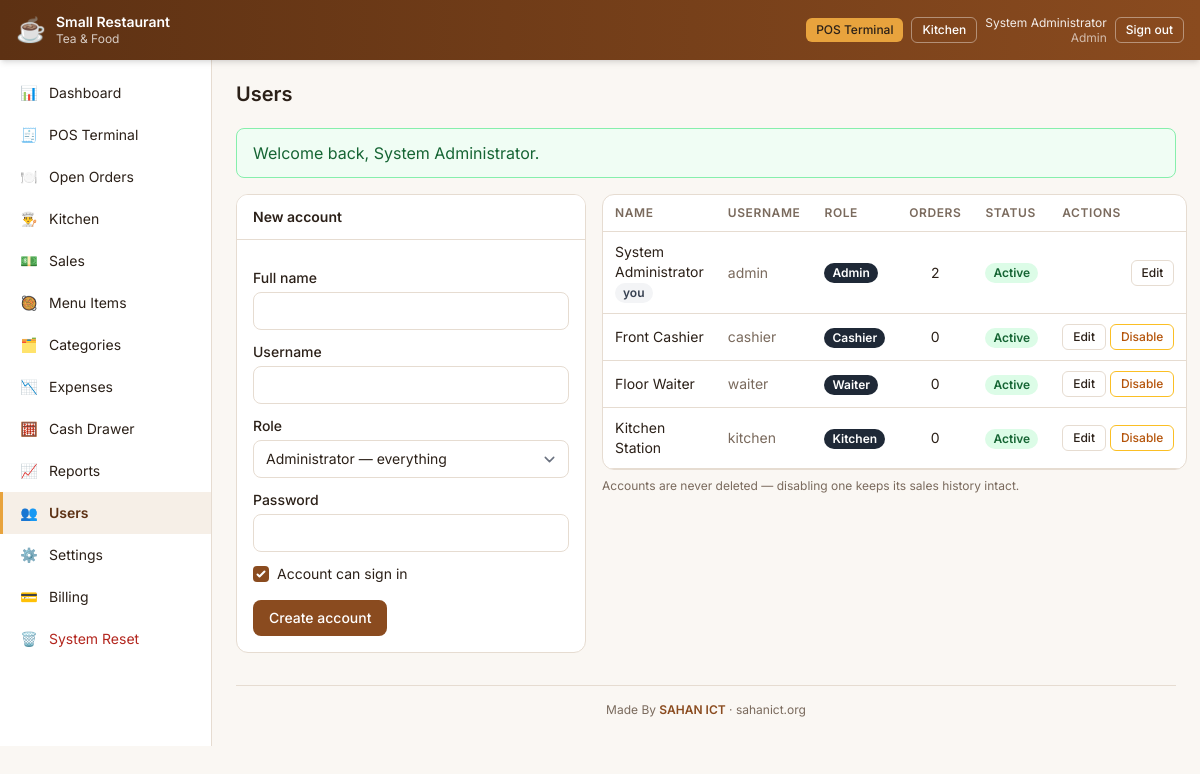
The page /admin/users.php (signed in) on the database its author committed.
### tables this page shows
CREATE TABLE users (
  id            INT UNSIGNED NOT NULL AUTO_INCREMENT PRIMARY KEY,
  company_id    INT UNSIGNED NOT NULL,
  full_name     VARCHAR(100) NOT NULL,
  username      VARCHAR(50)  NOT NULL,
  password_hash VARCHAR(255) NOT NULL,
  role          ENUM('admin','cashier','waiter','kitchen') NOT NULL DEFAULT 'cashier',
  is_active     TINYINT(1)   NOT NULL DEFAULT 1,
  created_at    DATETIME     NOT NULL DEFAULT CURRENT_TIMESTAMP,
  UNIQUE KEY uq_users_username (username),
  KEY ix_users_role (role),
  KEY ix_users_company (company_id),
  CONSTRAINT fk_users_company FOREIGN KEY (company_id) REFERENCES companies(id) ON DELETE CASCADE
);

### core/config.php (called while the page is built, shortened)
<?php
try {
    $conn = new mysqli(DB_HOST, DB_USER, DB_PASS, DB_NAME);
    $conn->set_charset('utf8mb4');
} catch (mysqli_sql_exception $e) {
    http_response_code(500);
    exit('Database connection failed. Is MySQL running in XAMPP? (' . $e->getMessage() . ')');
}
require_once __DIR__ . '/helper_functions.php';
require_once __DIR__ . '/sessions.php';
$SETTINGS = [];
if (company_id() > 0) {
    foreach (db_all('SELECT setting_key, setting_value FROM settings WHERE company_id = ?', [company_id()]) as $row) {
        $SETTINGS[$row['setting_key']] = (string)$row['setting_value'];
    }
}

### core/sessions.php (called while the page is built, shortened)
<?php
function current_user(): ?array
{
    return $_SESSION['user'] ?? null;
}
function user_id(): int
{
    return (int)($_SESSION['user']['id'] ?? 0);
}
function user_role(): string
{
    return (string)($_SESSION['user']['role'] ?? '');
}
function has_role(string ...$roles): bool
{
    return in_array(user_role(), $roles, true);
}
function company_id(): int
{
    return (int)($_SESSION['user']['company_id'] ?? 0);
}

### admin/users.php (the view, shortened to what this page needs)
<?php
require_once __DIR__ . '/../core/config.php';
$ROLES = [
    'admin'   => 'Administrator — everything',
    'cashier' => 'Cashier — POS, payments, drawer, expenses',
    'waiter'  => 'Waiter — takes orders, cannot take payment',
    'kitchen' => 'Kitchen — preparation screen only',
];
$editing = null;
$users = db_all(
    'SELECT u.*, (SELECT COUNT(*) FROM orders o WHERE o.created_by = u.id) AS order_count
       FROM users u WHERE u.company_id = ? ORDER BY u.role, u.full_name',
    [company_id()]
);
$pageTitle = 'Users';
require __DIR__ . '/../core/header.php';
?>
<div class="grid grid-cols-1 lg:grid-cols-[350px_1fr] gap-4">
    <div class="card">
        <div class="card-header"><?= $editing ? 'Edit account' : 'New account' ?></div>
        <div class="card-body">
            <form method="post" autocomplete="off" class="space-y-3">
                <div>
                    <label class="label">Full name</label>
                    <input type="text" name="full_name" class="input" required maxlength="100"
                           value="<?= e($editing['full_name'] ?? '') ?>">
                </div>
                <div>
                    <label class="label">Username</label>
                    <input type="text" name="username" class="input" required maxlength="50"
                           value="<?= e($editing['username'] ?? '') ?>">
                </div>
                <div>
                    <label class="label">Role</label>
                    <select name="role" class="select">
                        <?php foreach ($ROLES as $key => $label): ?>
                            <option value="<?= $key ?>" <?= ($editing['role'] ?? '') === $key ? 'selected' : '' ?>>
                                <?= e($label) ?>
                            </option>
                        <?php endforeach; ?>
                    </select>
                </div>
                <div>
                    <label class="label">Password</label>
                    <input type="password" name="password" class="input"
                           <?= $editing ? '' : 'required' ?> minlength="6">
                </div>
                <label class="flex items-center gap-2 cursor-pointer">
                    <input type="checkbox" name="is_active" class="checkbox"
                           <?= (!$editing || (int)$editing['is_active'] === 1) ? 'checked' : '' ?>>
                    <span class="text-sm">Account can sign in</span>
                </label>
                <div class="flex gap-2 pt-1">
                    <button class="btn btn-brand"><?= $editing ? 'Save changes' : 'Create account' ?></button>
                </div>
            </form>
        </div>
    </div>
    <div>
        <div class="card overflow-x-auto">
        <table class="tbl">
            <thead><tr>
                <th>Name</th><th>Username</th><th>Role</th>
                <th class="text-center">Orders</th><th class="text-center">Status</th><th class="text-right">Actions</th>
            </tr></thead>
            <tbody>
            <?php foreach ($users as $u): ?>
                <tr>
                    <td><?= e($u['full_name']) ?><?= (int)$u['id'] === user_id() ? ' <span class="badge badge-secondary">you</span>' : '' ?></td>
                    <td class="text-muted"><?= e($u['username']) ?></td>
                    <td><span class="badge badge-dark"><?= e(ucfirst($u['role'])) ?></span></td>
                    <td class="text-center"><?= (int)$u['order_count'] ?></td>
                    <td class="text-center">
                        <span class="badge <?= (int)$u['is_active'] ? 'badge-success' : 'badge-secondary' ?>">
                            <?= (int)$u['is_active'] ? 'Active' : 'Disabled' ?>
                        </span>
                    </td>
                    <td class="text-right text-nowrap">
                        <a class="btn btn-outline btn-sm"
                           href="<?= url('admin/users.php?edit=' . (int)$u['id']) ?>">Edit</a>
                        <?php if ((int)$u['id'] !== user_id()): ?>
                            <form method="post" class="inline">
                                <button class="btn btn-outline-warning btn-sm">
                                    <?= (int)$u['is_active'] ? 'Disable' : 'Enable' ?>
                                </button>
                            </form>
                        <?php endif; ?>
                    </td>
                </tr>
            <?php endforeach; ?>
            </tbody>
        </table>
        </div>
        <p class="text-muted text-xs mt-2">
            Accounts are never deleted — disabling one keeps its sales history intact.
        </p>
    </div>
</div>
<?php require __DIR__ . '/../core/footer.php'; ?>

### core/header.php (shortened to what this page needs)
<?php
$pageTitle = $pageTitle ?? 'Dashboard';
$layout    = $layout    ?? 'app';
$platform  = $platform ?? false;
$u         = $platform ? null : current_user();
$brandName = $platform ? 'Platform Admin' : setting('shop_name', 'Small Restaurant');
$brandTag  = $platform ? 'Restaurants · plans · payments' : setting('shop_tagline', 'Tea & Food');
?>
<!DOCTYPE html>
<html lang="en">
<head>
    <link rel="stylesheet" href="<?= url('assets/css/app.css') ?>">
</head>
<body class="bg-[#faf7f3] text-ink font-sans antialiased layout-<?= e($layout) ?>">
<?php if ($layout !== 'blank'): ?>
<nav class="topbar h-[60px] bg-gradient-to-r from-brand-dark to-brand text-white flex items-center justify-between px-4 sticky top-0 z-30 shadow-md">
    <div class="flex items-center gap-2.5 text-sm leading-tight">
        <span class="text-2xl">☕</span>
        <span>
            <strong class="font-semibold"><?= e($brandName) ?></strong>
            <small class="block opacity-75 text-xs"><?= e($brandTag) ?></small>
        </span>
    </div>
    <div class="flex items-center gap-2">
        <?php if ($u && has_role('cashier', 'waiter', 'admin')): ?>
            <a class="btn btn-accent btn-sm" href="<?= url('public/pos.php') ?>">POS Terminal</a>
        <?php endif; ?>
        <?php if ($u && has_role('kitchen', 'admin')): ?>
            <a class="btn btn-outline btn-sm border-white/40 text-white hover:bg-white/10" href="<?= url('public/kitchen.php') ?>">Kitchen</a>
        <?php endif; ?>
        <?php if ($u): ?>
            <span class="text-xs leading-tight text-right opacity-90">
                <?= e($u['full_name']) ?><br>
                <span class="opacity-70"><?= e(ucfirst($u['role'])) ?></span>
            </span>
            <a class="btn btn-outline btn-sm border-white/40 text-white hover:bg-white/10" href="<?= url('public/logout.php') ?>">Sign out</a>
        <?php endif; ?>
    </div>
</nav>
<?php endif; ?>
<?php if ($layout === 'app'): ?>
<div class="flex items-stretch min-h-[calc(100vh-60px)]">
    <?php require $platform ? __DIR__ . '/../platform/_sidebar.php' : __DIR__ . '/sidebar.php'; ?>
    <main class="flex-1 min-w-0 px-6 py-5 flex flex-col justify-between">
        <div class="flex-1">
            <div class="flex items-center justify-between gap-3 mb-5 flex-wrap">
                <h1 class="text-xl font-semibold m-0"><?= e($pageTitle) ?></h1>
            </div>
            <?= render_flashes() ?>
<?php elseif ($layout === 'wide'): ?>
    <main class="p-3 min-h-[calc(100vh-60px)] flex flex-col justify-between">
        <div class="flex-1">
            <?= render_flashes() ?>
<?php else: ?>
    <main>
<?php endif; ?>

### rows shown on the page
users: full_name "System Administrator", role "Admin", shows "you", username "admin", order_count "2", is_active "Active"
users: full_name "Front Cashier", username "cashier", role "Cashier", order_count "0", is_active "Active"
users: full_name "Floor Waiter", username "waiter", role "Waiter", order_count "0", is_active "Active"
users: full_name "Kitchen Station", username "kitchen", role "Kitchen", order_count "0", is_active "Active"

### other values the page prints
$brandName "Small Restaurant"
$brandTag "Tea & Food"
$icon "📊"
$label "Dashboard"
$icon "🧾"
$label "POS Terminal"
$icon "🍽️"
$label "Open Orders"
$icon "👨‍🍳"
$label "Kitchen"
$icon "💵"
$label "Sales"
$icon "🥘"
$label "Menu Items"
$icon "🗂️"
